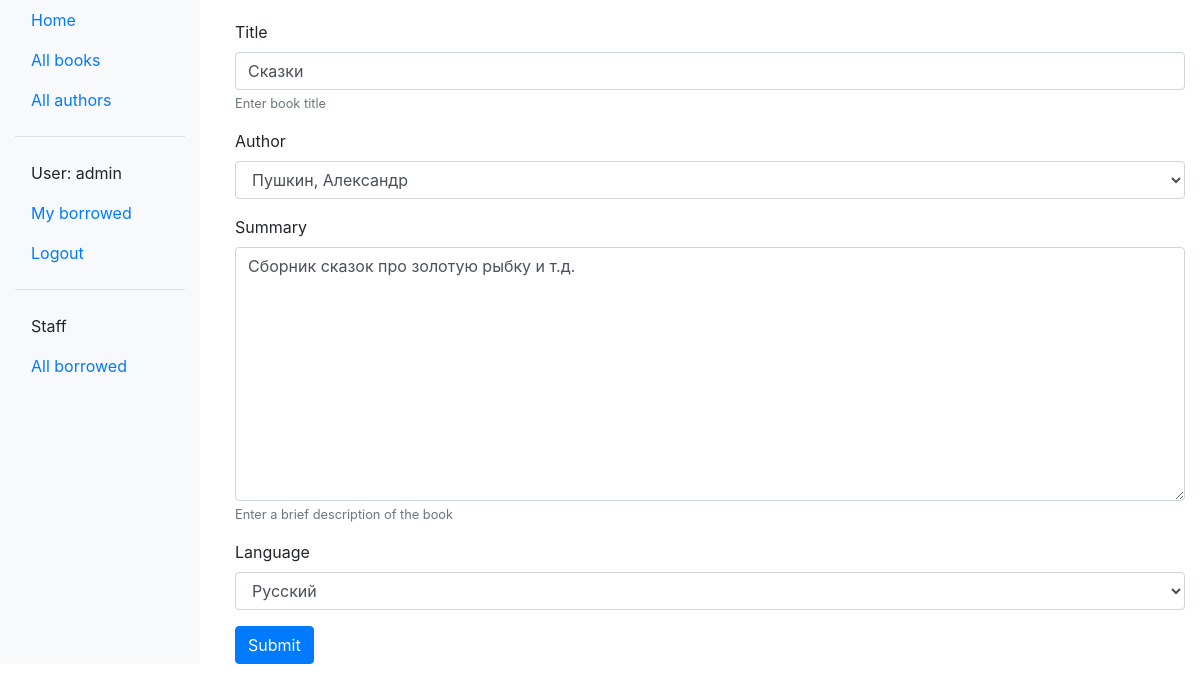
/catalog/books/1/update/ (signed in), run on the app's committed database.
### catalog/models.py (models this page shows, shortened)
class Book(models.Model):
    title = models.CharField(max_length=200, help_text='Enter book title')
    author = models.ForeignKey('Author', on_delete=models.SET_NULL, null=True)
    summary = models.TextField(max_length=1000, help_text='Enter a brief description of the book')
    isbn = models.CharField('ISBN', max_length=13, help_text='13 Character <a href="https://www.isbn-international.org/content/what-isbn">ISBN number</a>')
    genre = models.ManyToManyField(Genre, help_text='Select a genre for this book')
    language = models.ForeignKey('Language', on_delete=models.SET_NULL, null=True)
    def display_genre(self):
        """

        """
        return ', '.join([genre.name for genre in self.genre.all()[:3]])
    display_genre.short_description = 'Genre'

### catalog/views.py (the view)
# urls.py: url(r'^books/(?P<pk>\d+)/update/$', views.BookUpdate.as_view(), name='book-update'),
class BookUpdate(PermissionRequiredMixin, UpdateView):
    permission_required = 'catalog.can_mark_returned'
    model = Book
    fields = ['title', 'author', 'summary', 'language']

### catalog/models.py (called while the page is built)
    def __str__(self):
        return self.name

    def __str__(self):
        return '{0}, {1}'.format(self.last_name, self.first_name)

### catalog/templates/catalog/book_form.html (shortened to what this page needs)
{% extends 'base.html' %}
{% load bootstrap4 %}
{% block content %}
<div style="margin-left:20px; margin-top:20px">
    <form method="post" action="">
        {% bootstrap_form form %}
        {% buttons %}
            <button type="submit" class="btn btn-primary">Submit</button>
        {% endbuttons %}
    </form>
</div>
{% endblock %}

### catalog/templates/base.html (shortened to what this page needs)
<!DOCTYPE html>
<html lang="en">
    <head>
        <link rel="stylesheet" href="https://stackpath.bootstrapcdn.com/bootstrap/4.1.3/css/bootstrap.min.css">
        {% load static %}
        <link rel="stylesheet" href="{% static '/css/styles.css' %}">
    </head>
    <body>
        <div class="container-fluid">
            <div class="row">
                <nav class="col-sm-2 -none d-md-block bg-light sidebar">
                    {% block sidebar %}
                    <ul class="nav flex-column">
                        <li class="nav-item"><a class="nav-link" href="{% url 'index' %}">Home</a></li>
                        <li class="nav-item"><a class="nav-link" href="{% url 'books' %}">All books</a></li>
                        <li class="nav-item"><a class="nav-link" href="{% url 'authors' %}">All authors</a></li>
                        <div>
                            <hr>
                        {% if user.is_authenticated %}
                            <li class="nav-item"><a class="nav-link">User: {{ user.get_username }}</a></li>
                            <li class="nav-item"><a class="nav-link" href="{% url 'my-borrowed' %}">My borrowed</a></li>
                            {% if perms.catalog.can_mark_returned %}
                                <li class="nav-item"><a class="nav-link" href="{% url 'logout' %}?next=/catalog/">Logout</a></li>
                                <div>
                                    <hr>
                                    <li class="nav-item"><a class="nav-link">Staff</a></li>
                                    <li class="nav-item"><a class="nav-link" href="{% url 'all-borrowed' %}">All borrowed</a></li>
                                </div>
                           {% else %}
                                <li class="nav-item"><a class="nav-link" href="{% url 'logout' %}?next={{ request.path }}">Logout</a></li>
                            {% endif %}
                        {% else %}
                            <li class="nav-item"><a class="nav-link" href="{% url 'login' %}?next={{ request.path }}">Login</a></li>
                       {% endif %}
                        </div>
                     </ul>
                    {% endblock %}
                </nav>
                <div class="col-sm-10">
                    {% block content %}
                    {% endblock %}
                </div>
            </div>
        </div>
    </body>
</html>

### data on the page
Book: title "Сказки", author "Пушкин, Александр", summary "Сборник сказок про золотую рыбку и т.д.", language "Русский"

### other printed values
{{ user.get_username }} "admin"
